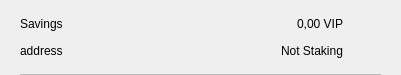
<?xml version="1.0" encoding="UTF-8"?>
<ui version="4.0">
 <class>CSRow</class>
 <widget class="QWidget" name="CSRow">
  <property name="geometry">
   <rect>
    <x>0</x>
    <y>0</y>
    <width>401</width>
    <height>75</height>
   </rect>
  </property>
  <property name="windowTitle">
   <string>Form</string>
  </property>
  <layout class="QVBoxLayout" name="verticalLayout">
   <property name="spacing">
    <number>0</number>
   </property>
   <property name="leftMargin">
    <number>20</number>
   </property>
   <property name="topMargin">
    <number>10</number>
   </property>
   <property name="rightMargin">
    <number>20</number>
   </property>
   <property name="bottomMargin">
    <number>0</number>
   </property>
   <item>
    <widget class="QWidget" name="info" native="true">
     <property name="minimumSize">
      <size>
       <width>0</width>
       <height>0</height>
      </size>
     </property>
     <layout class="QHBoxLayout" name="horizontalLayout_3">
      <property name="leftMargin">
       <number>0</number>
      </property>
      <property name="topMargin">
       <number>0</number>
      </property>
      <property name="rightMargin">
       <number>0</number>
      </property>
      <property name="bottomMargin">
       <number>10</number>
      </property>
      <item>
       <widget class="QWidget" name="container" native="true">
        <property name="minimumSize">
         <size>
          <width>0</width>
          <height>0</height>
         </size>
        </property>
        <layout class="QVBoxLayout" name="verticalLayout_2">
         <property name="spacing">
          <number>0</number>
         </property>
         <property name="leftMargin">
          <number>0</number>
         </property>
         <property name="topMargin">
          <number>0</number>
         </property>
         <property name="rightMargin">
          <number>0</number>
         </property>
         <property name="bottomMargin">
          <number>0</number>
         </property>
         <item>
          <layout class="QHBoxLayout" name="horizontalLayout">
           <item>
            <widget class="QLabel" name="labelName">
             <property name="text">
              <string>Savings</string>
             </property>
            </widget>
           </item>
           <item>
            <spacer name="horizontalSpacer">
             <property name="orientation">
              <enum>Qt::Horizontal</enum>
             </property>
             <property name="sizeHint" stdset="0">
              <size>
               <width>40</width>
               <height>20</height>
              </size>
             </property>
            </spacer>
           </item>
           <item>
            <widget class="QLabel" name="labelAmount">
             <property name="text">
              <string>0,00 VIP</string>
             </property>
            </widget>
           </item>
          </layout>
         </item>
         <item>
          <layout class="QHBoxLayout" name="horizontalLayout_2">
           <item>
            <widget class="QLabel" name="labelAddress">
             <property name="text">
              <string>address</string>
             </property>
            </widget>
           </item>
           <item>
            <spacer name="horizontalSpacer_2">
             <property name="orientation">
              <enum>Qt::Horizontal</enum>
             </property>
             <property name="sizeHint" stdset="0">
              <size>
               <width>40</width>
               <height>20</height>
              </size>
             </property>
            </spacer>
           </item>
           <item>
            <widget class="QLabel" name="labelStaking">
             <property name="text">
              <string>Not Staking</string>
             </property>
            </widget>
           </item>
          </layout>
         </item>
        </layout>
       </widget>
      </item>
      <item alignment="Qt::AlignHCenter|Qt::AlignVCenter">
       <widget class="QPushButton" name="pushButtonMenu">
        <property name="minimumSize">
         <size>
          <width>24</width>
          <height>24</height>
         </size>
        </property>
        <property name="maximumSize">
         <size>
          <width>32</width>
          <height>32</height>
         </size>
        </property>
        <property name="focusPolicy">
         <enum>Qt::NoFocus</enum>
        </property>
        <property name="styleSheet">
         <string notr="true">border:none; background-color:transparent;</string>
        </property>
        <property name="text">
         <string/>
        </property>
        <property name="icon">
         <iconset>
          <normaloff>://ic-menu-hover</normaloff>://ic-menu-hover</iconset>
        </property>
        <property name="iconSize">
         <size>
          <width>24</width>
          <height>24</height>
         </size>
        </property>
       </widget>
      </item>
     </layout>
    </widget>
   </item>
   <item>
    <widget class="QLabel" name="lblDivisory">
     <property name="minimumSize">
      <size>
       <width>0</width>
       <height>1</height>
      </size>
     </property>
     <property name="maximumSize">
      <size>
       <width>16777215</width>
       <height>1</height>
      </size>
     </property>
     <property name="styleSheet">
      <string notr="true">background-color:#bababa;</string>
     </property>
     <property name="text">
      <string/>
     </property>
     <property name="alignment">
      <set>Qt::AlignBottom|Qt::AlignLeading|Qt::AlignLeft</set>
     </property>
    </widget>
   </item>
  </layout>
 </widget>
 <resources/>
 <connections/>
</ui>
